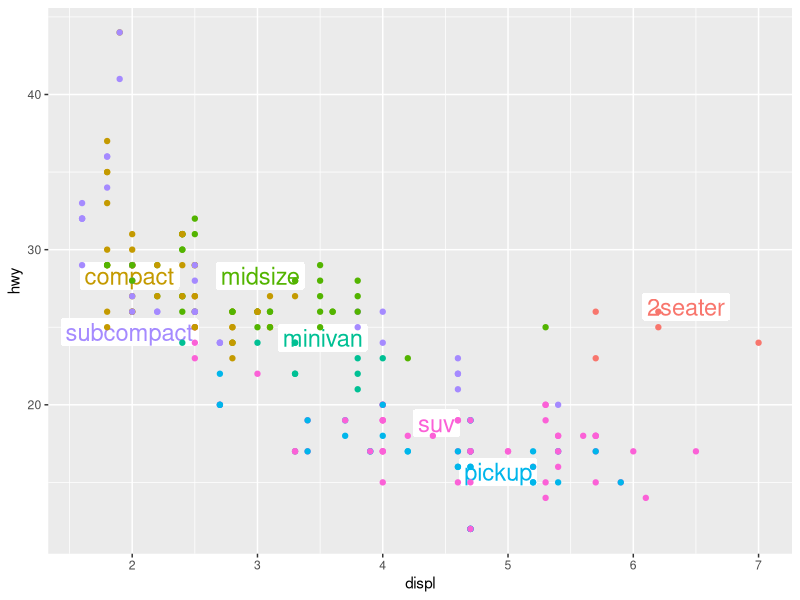

Recreate this plot in R.
## ---- chunk 1
#| label: setup
#| include: false

####################################################
## !!!DO NOT MAKE ANY CHANGE OF THIS CODE CHUNK!!!##
####################################################

pkgs <- c("knitr","rmarkdown", "tidyverse", "reticulate", "readxl", "ggplot2", "ggrepel")
lapply(pkgs, require, character.only = TRUE)
## ---- chunk 2
#| label: photo


## ---- chunk 3
    #| label: opt-echo
    
    library(tidyverse)
    library(ggplot2)
    class_avg <- mpg |> 
        group_by(class) |> 
        summarise(displ = median(displ), hwy = median(hwy))
    library(ggrepel)
    ggplot(mpg, aes(displ, hwy, colour = class)) + 
        geom_label_repel(aes(label = class), data = class_avg, size = 6, 
                         label.size = 0, segment.color = NA) + 
        geom_point() + theme(legend.position = "none")
## ---- chunk 4
#| label: style

for(k in 1:10){j=cos(sin(k)*k^2)+3;l=exp(k-7*log(k,base=2));print(j*l-5)}
## ---- chunk 5
#| label: cat

cat("I love **Marquette** and *Data Science*!\n")
## ---- chunk 6

## ---- chunk 7
#| label: vec-1

## ---- chunk 8
#| label: vec-2

## ---- chunk 9
#| label: vec-3

## ---- chunk 10
#| label: vec-4

## ---- chunk 11
#| label: df-2


## ---- chunk 12
#| label: df-3


## ---- chunk 13
#| label: df-4


## ---- chunk 14
#| label: df-5


## ---- chunk 15
#| label: df-6


## ---- chunk 16
#| label: import-1


## ---- chunk 17
#| label: import-2


